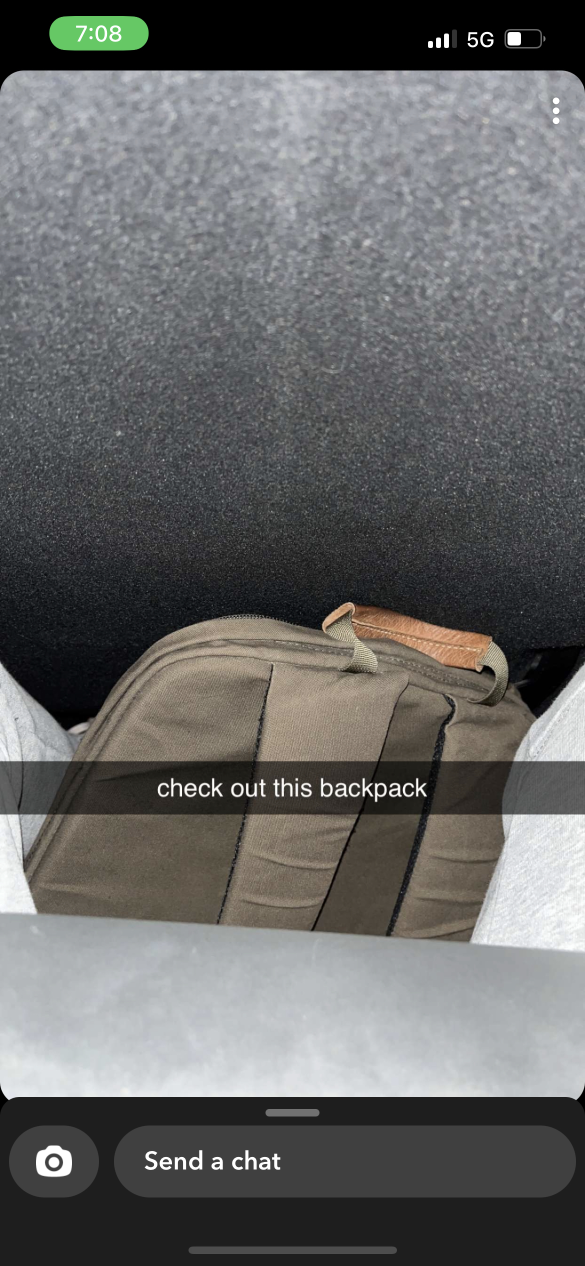
#> input picture server/flask/back-end/Inpainting/pics/backpack.PNG, 1170 x 2532 px, found by its file name (shown at 1/2 size)
$ python crop.py
#> lines starting #> are read from the running program, lines starting #| are printed output that depends on the picture
from PIL import Image

# Load and resize image and mask
image = Image.open("back-end/Inpainting/pics/backpack.png")
#> image is the input picture: PIL image 1170x2532 RGB; mean R, G, B 103.7, 104, 103.6
mask = Image.open("back-end/Inpainting/masks/paint_and_crop_mask_test.png")
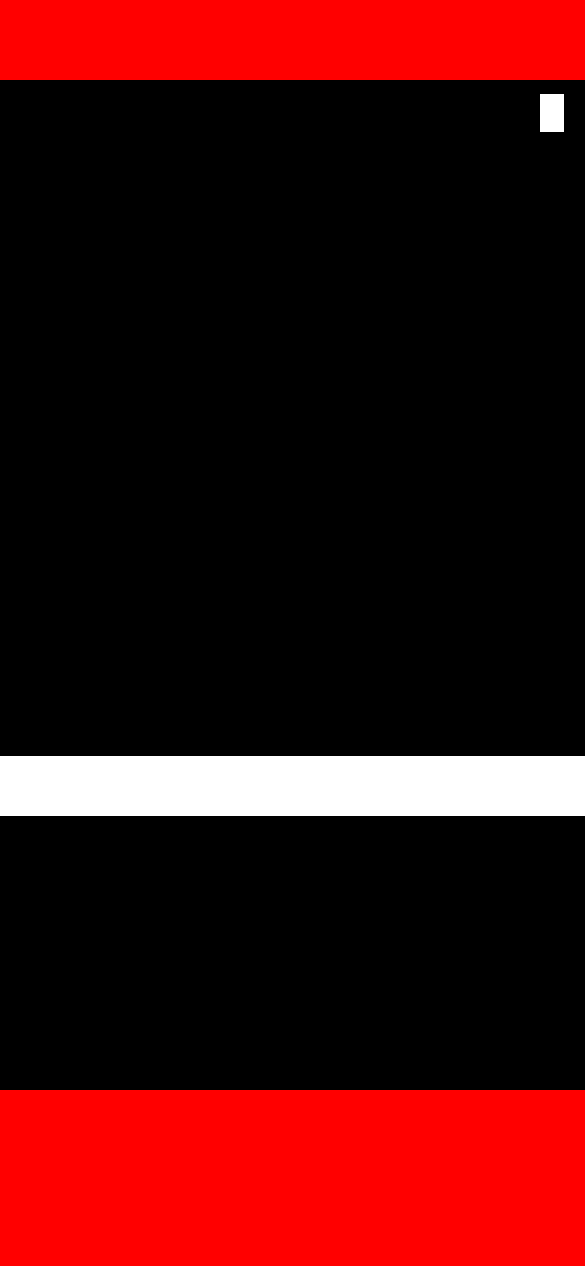
#> input picture server/flask/back-end/Inpainting/masks/paint_and_crop_mask_test.png, 1170 x 2532 px, found by its file name (shown at 1/2 size)
#> mask is the input picture: PIL image 1170x2532 RGBA; mean R, G, B, A 64, 12.4, 12.4, 255

# Crop out top red area
width, height = mask.size
#> width = 1170; height = 2532
for y in range(height):
    # Get the color of the current pixel
    r, g, b, _ = mask.getpixel((0, y))
    if not (r > 200 and g < 100 and b < 100): # left pixel is red
        break
    r, g, b, _ = mask.getpixel((width//2, y))
    if not (r > 200 and g < 100 and b < 100): # middle pixel is red
        break
    r, g, b, _ = mask.getpixel((width-1, y))
    if not (r > 200 and g < 100 and b < 100): # right pixel is red
        break
if y > 0:
    image = image.crop((0, y, width, height))
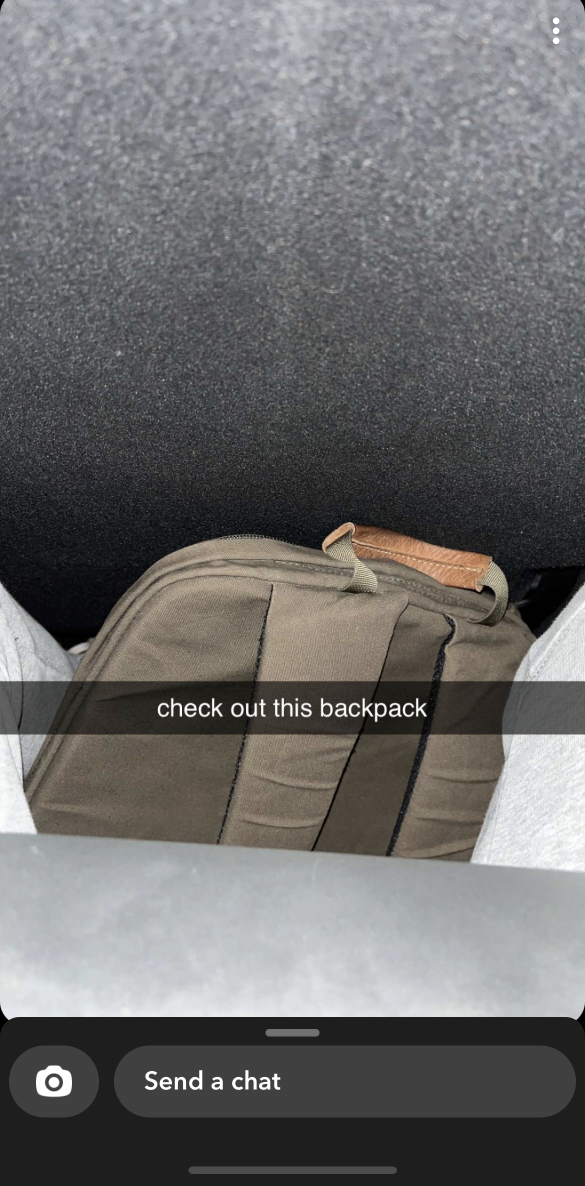
#> image: PIL image 1170x2372 RGB (shown at 1/2 size); mean R, G, B 108.7, 108.5, 108.5
    mask = mask.crop((0, y, width, height))
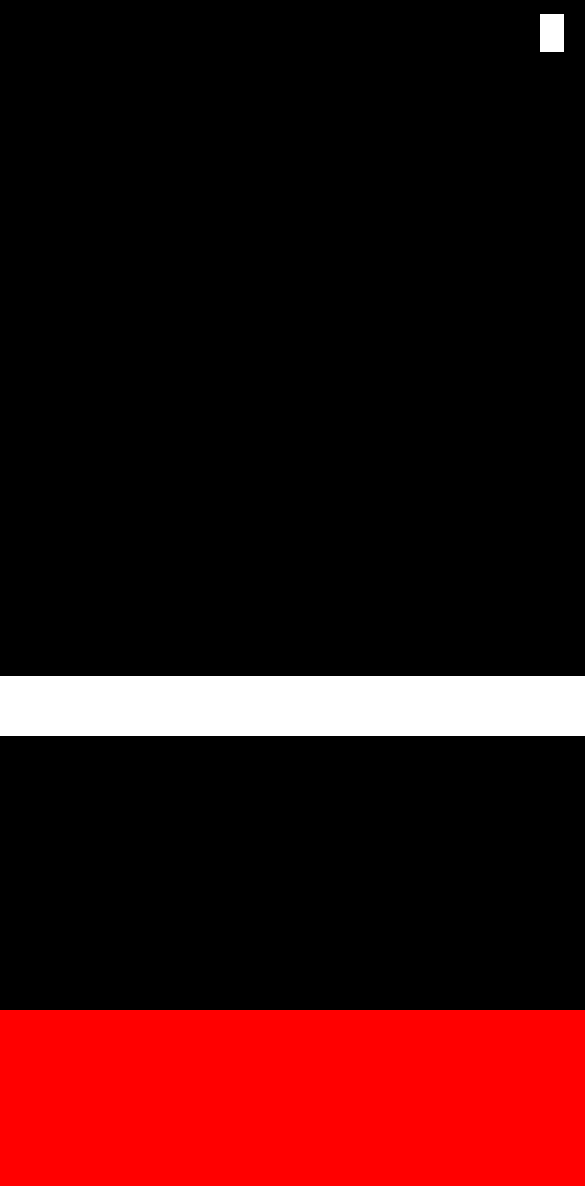
#> mask: PIL image 1170x2372 RGBA (shown at 1/2 size); mean R, G, B, A 51.1, 13.2, 13.2, 255
# Crop out bottom red area:
width, height = mask.size
#> height = 2372
for y in reversed(range(height)):
    # Get the color of the current pixel
    r, g, b, _ = mask.getpixel((0, y))
    if not (r > 200 and g < 100 and b < 100): # left pixel is red
        break
    r, g, b, _ = mask.getpixel((width//2, y))
    if not (r > 200 and g < 100 and b < 100): # middle pixel is red
        break
    r, g, b, _ = mask.getpixel((width-1, y))
    if not (r > 200 and g < 100 and b < 100): # right pixel is red
        break
if y < height-1:
    image = image.crop((0, 0, width, y+1))
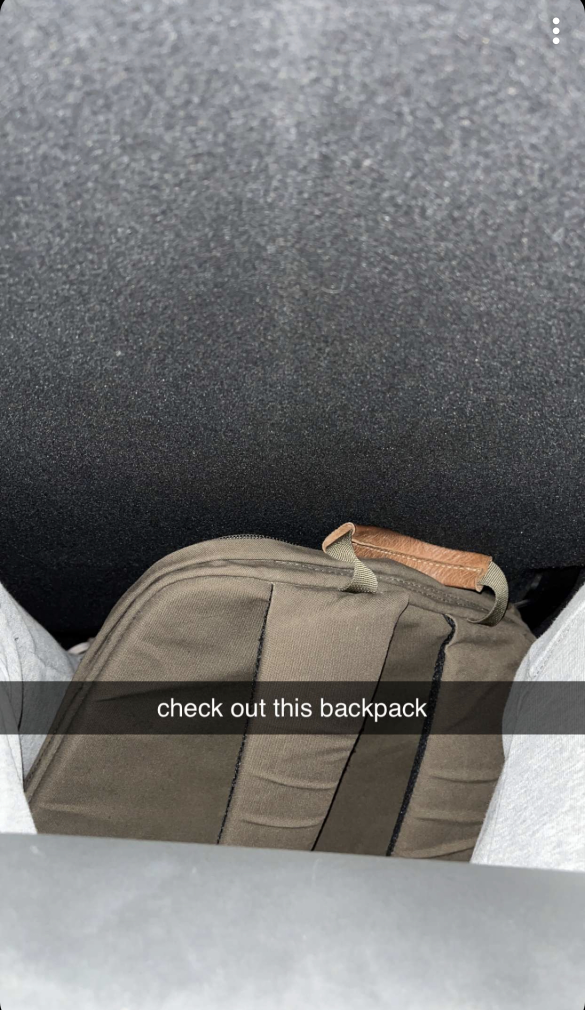
#> image: PIL image 1170x2020 RGB (shown at 1/2 size); mean R, G, B 118.3, 118.1, 118
    mask = mask.crop((0, 0, width, y+1))
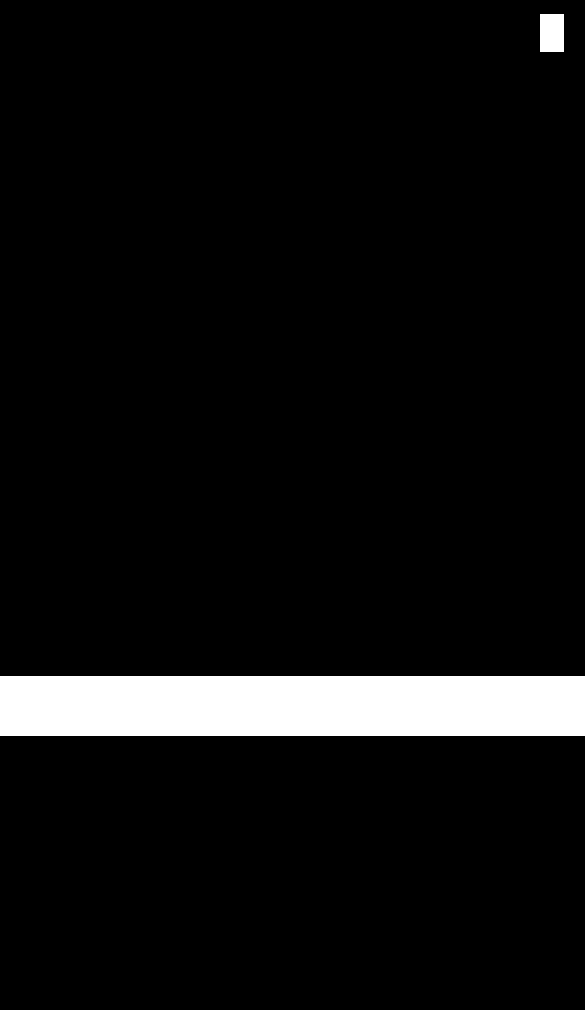
#> mask: PIL image 1170x2020 RGBA (shown at 1/2 size); mean R, G, B, A 15.5, 15.5, 15.5, 255

image.save('backpack_test.png')
mask.save('backpack_mask_test.png')
